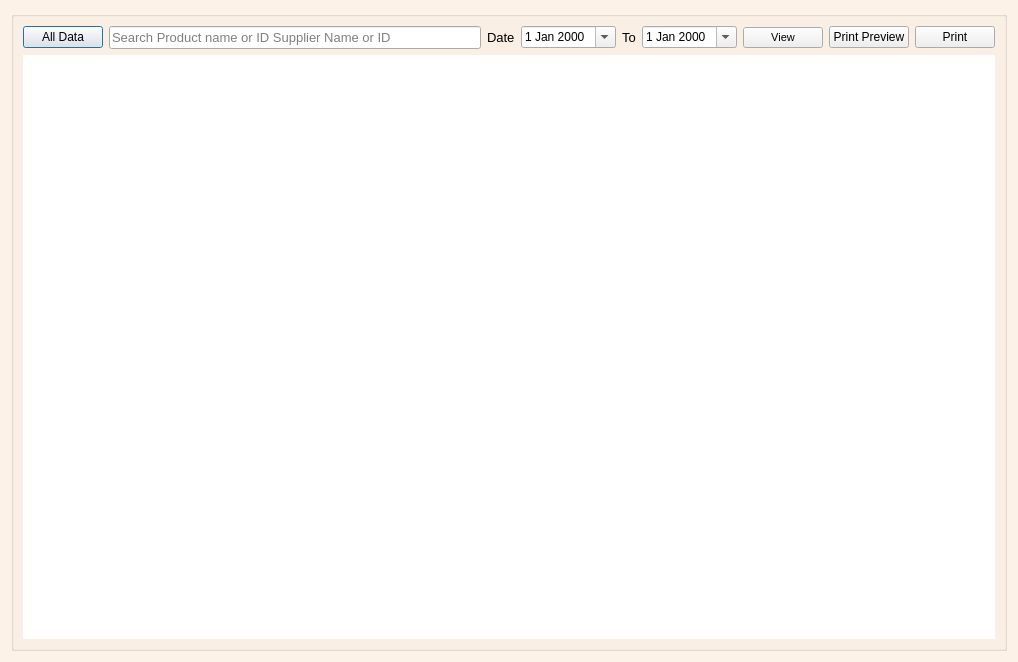
<?xml version="1.0" encoding="UTF-8"?>
<ui version="4.0">
 <class>Dialog</class>
 <widget class="QDialog" name="Dialog">
  <property name="windowModality">
   <enum>Qt::ApplicationModal</enum>
  </property>
  <property name="geometry">
   <rect>
    <x>0</x>
    <y>0</y>
    <width>1018</width>
    <height>662</height>
   </rect>
  </property>
  <property name="windowTitle">
   <string>Dialog</string>
  </property>
  <property name="styleSheet">
   <string notr="true">QDialog#Dialog{
background-color: rgb(252, 242, 231);
}</string>
  </property>
  <layout class="QGridLayout" name="gridLayout_2">
   <item row="0" column="0">
    <widget class="QGroupBox" name="groupBox">
     <property name="font">
      <font>
       <pointsize>8</pointsize>
      </font>
     </property>
     <property name="title">
      <string/>
     </property>
     <layout class="QGridLayout" name="gridLayout">
      <item row="1" column="0">
       <widget class="QTextEdit" name="textEdit">
        <property name="font">
         <font>
          <pointsize>8</pointsize>
         </font>
        </property>
        <property name="styleSheet">
         <string notr="true">
border:none;</string>
        </property>
        <property name="horizontalScrollBarPolicy">
         <enum>Qt::ScrollBarAlwaysOff</enum>
        </property>
        <property name="readOnly">
         <bool>true</bool>
        </property>
       </widget>
      </item>
      <item row="0" column="0">
       <layout class="QHBoxLayout" name="horizontalLayout_2">
        <item>
         <layout class="QHBoxLayout" name="horizontalLayout">
          <item>
           <widget class="QPushButton" name="allb">
            <property name="text">
             <string>All Data</string>
            </property>
           </widget>
          </item>
          <item>
           <widget class="QLineEdit" name="searchv">
            <property name="font">
             <font>
              <pointsize>10</pointsize>
             </font>
            </property>
            <property name="placeholderText">
             <string>Search Product name or ID Supplier Name or ID</string>
            </property>
           </widget>
          </item>
          <item>
           <widget class="QLabel" name="label">
            <property name="font">
             <font>
              <pointsize>10</pointsize>
             </font>
            </property>
            <property name="text">
             <string>Date</string>
            </property>
           </widget>
          </item>
          <item>
           <widget class="QDateEdit" name="fromd">
            <property name="font">
             <font>
              <pointsize>9</pointsize>
             </font>
            </property>
            <property name="calendarPopup">
             <bool>true</bool>
            </property>
           </widget>
          </item>
          <item>
           <widget class="QLabel" name="label_2">
            <property name="font">
             <font>
              <pointsize>10</pointsize>
             </font>
            </property>
            <property name="text">
             <string>To</string>
            </property>
           </widget>
          </item>
          <item>
           <widget class="QDateEdit" name="tod">
            <property name="font">
             <font>
              <pointsize>9</pointsize>
             </font>
            </property>
            <property name="calendarPopup">
             <bool>true</bool>
            </property>
           </widget>
          </item>
          <item>
           <widget class="QPushButton" name="submitb">
            <property name="font">
             <font>
              <pointsize>8</pointsize>
             </font>
            </property>
            <property name="text">
             <string>View</string>
            </property>
           </widget>
          </item>
          <item>
           <widget class="QPushButton" name="printpreview">
            <property name="text">
             <string>Print Preview</string>
            </property>
           </widget>
          </item>
          <item>
           <widget class="QPushButton" name="print">
            <property name="text">
             <string>Print</string>
            </property>
           </widget>
          </item>
         </layout>
        </item>
       </layout>
      </item>
     </layout>
    </widget>
   </item>
  </layout>
 </widget>
 <resources/>
 <connections/>
</ui>
